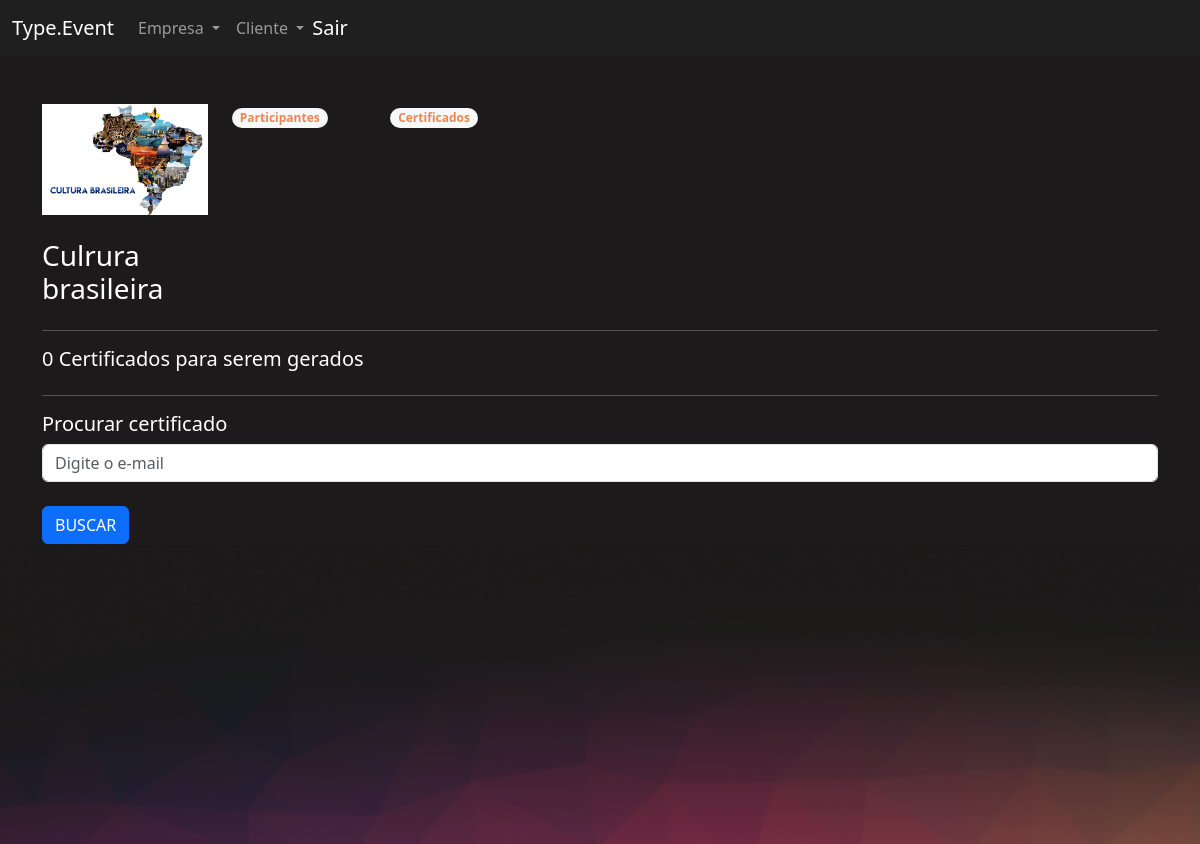
Page /eventos/certificados_evento/3/ (signed in) on the earlier database version.
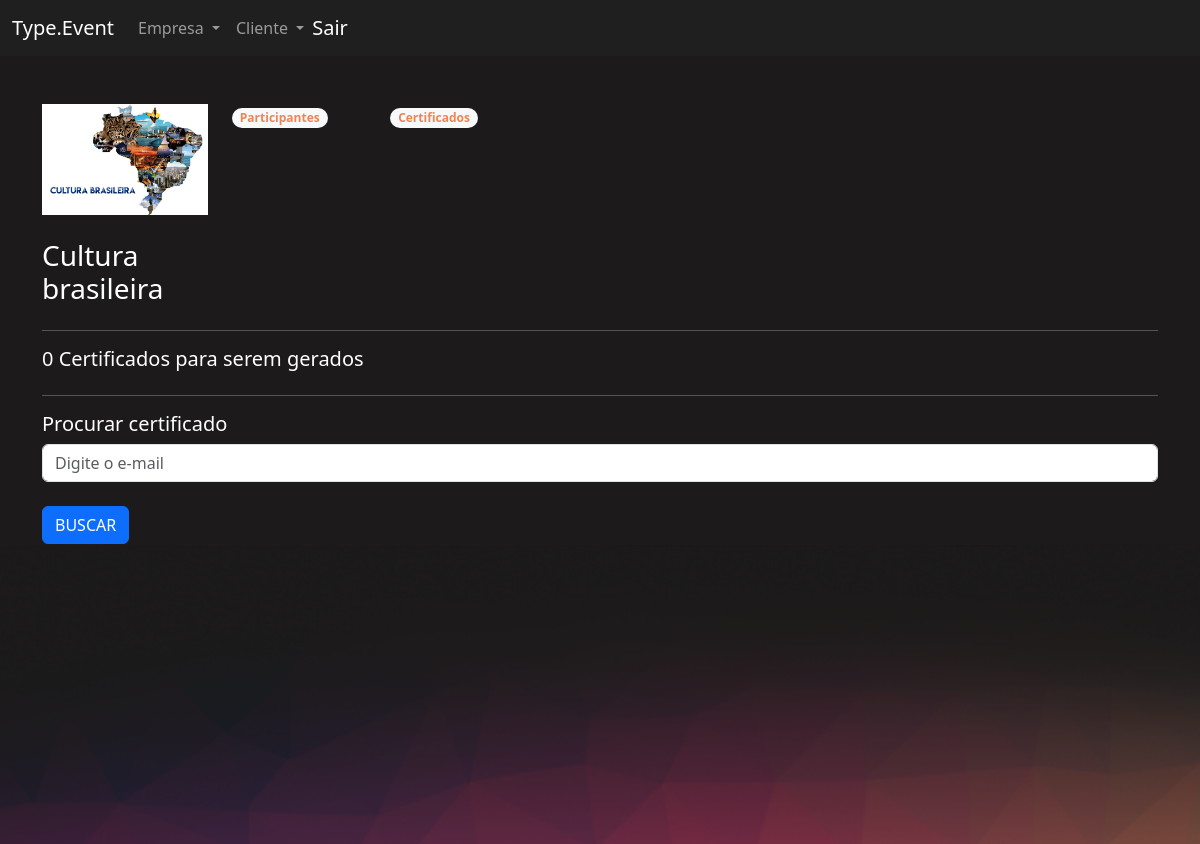
Same page on the later database version.
### eventos/models.py (models this page shows, shortened)
class Evento(models.Model):
    criador = models.ForeignKey(User, on_delete=models.DO_NOTHING, null=True, blank=True)
    nome = models.CharField(max_length=200)
    descricao = models.TextField()
    data_inicio = models.DateField()
    data_termino = models.DateField()
    carga_horaria = models.IntegerField()
    logo = models.FileField(upload_to="logos")
    participantes = models.ManyToManyField(User, related_name="evento_participante", null=True, blank=True)
    cor_principal = models.CharField(max_length=7)
    cor_secundaria = models.CharField(max_length=7)
    cor_fundo = models.CharField(max_length=7)

### eventos/views.py (the view)
# urls.py: path('certificados_evento/<int:id>/', views.certificados_evento, name="certificados_evento"),
@login_required
def certificados_evento(request, id):
    evento = get_object_or_404(Evento, id=id)
    if not evento.criador == request.user:
        raise Http404('Esse evento não é seu')
    if request.method == "GET":
        qtd_certificados = evento.participantes.all().count() - Certificado.objects.filter(evento=evento).count()
        return render(request, 'certificados_evento.html', {'evento': evento, 'qtd_certificados': qtd_certificados})

### eventos/templates/certificados_evento.html (shortened to what this page needs)
{% extends "bases/base_evento.html" %}
{% load static %}
{% block 'importacoes' %}
    <link href="{% static 'evento/css/gerenciar_evento.css' %}" rel="stylesheet">
{% endblock %}
{% block 'conteudo' %}
    <div class="container">
        <br>
        <br>
        <div class="row">
            <div class="col-md-2">
                <img width="100%" src="/media/{{evento.logo}}">
                <br>
                <br>
                <h3>{{evento.nome}}</h3>
            </div>
            <div class="col-md">
                <div class="row">
                    <div class="col-md-2">
                        <span class="badge rounded-pill bg-light text-dark"><a class="link" href="{% url 'participantes_evento' evento.id %}">Participantes</a></span>
                    </div>
                    <div class="col-md-2">
                        <span class="badge rounded-pill bg-light text-dark"><a class="link" href="{% url 'certificados_evento' evento.id %}">Certificados</a></span>
                    </div>
                </div>
            </div>
        </div>
        <hr>
        <div class="row">
            <h5>{{qtd_certificados}} Certificados para serem gerados</h5>
        </div>
        <hr>
        <div class="row">
            <h5>Procurar certificado</h5>
            <br>
            <form action="{% url 'procurar_certificado' evento.id %}" method="POST">
                <input type="email" class="form-control" placeholder="Digite o e-mail" name="email">{% csrf_token %}
                <br>
                <input type="submit" value="BUSCAR" class="btn btn-primary">
            </form>
        </div>
    </div>
{% endblock %}

Differences in the rows shown:
changed Evento: nome "Culrura brasileira" → "Cultura brasileira"
